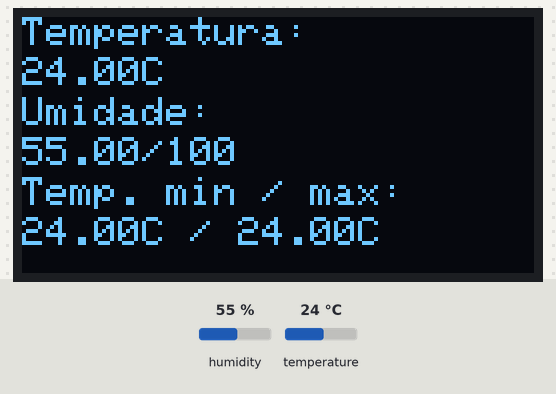
A sketch run on a simulated ESP32. Shown: 128×64 one-colour display. The test bench sets the inputs (shaded band); at power-on: humidity 55 %, temperature 24 °C. WiFi joins after 1.5 s; servers stay silent unless stated; no MQTT or app messages arrive unless stated; what the sketch prints to the serial monitor is not drawn.

Above: at 2.7 s.
2.8 s: humidity set to 22 %
At 7.3 s:
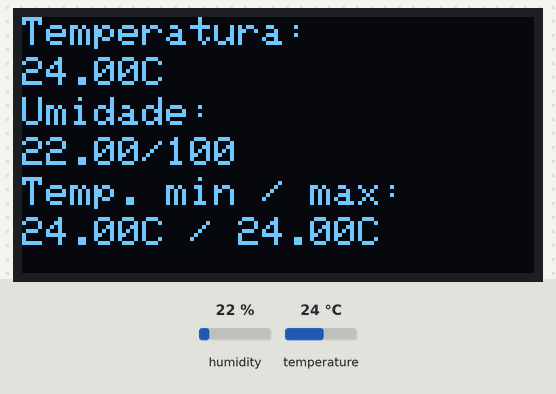
8.8 s: temperature set to 12 °C
At 13.2 s:
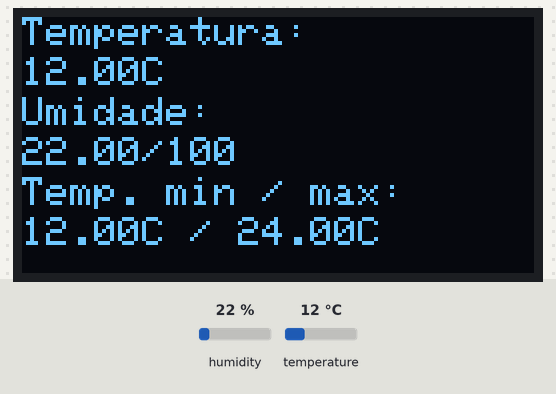
14.8 s: humidity set to 40 %
At 17.8 s:
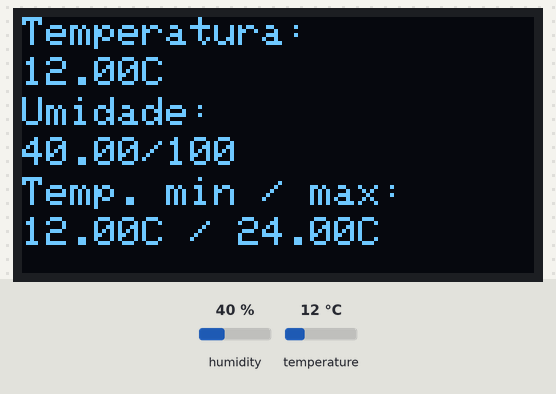
20.8 s: temperature set to 19 °C
Timing chart, 0 to 23.8 s (numbered marks = the images above; inputs shaded):
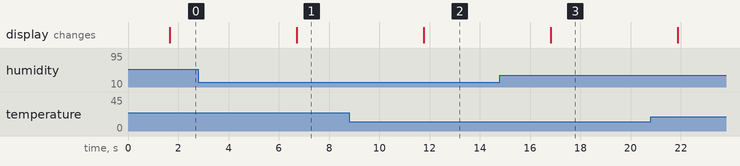

Measured:
- after the input at 2.8 s, the display: changes after 3.9 s (image 1)
- after the input at 8.8 s, the display: changes after 3.0 s (image 2)
- after the input at 14.8 s, the display: changes after 2.0 s (image 3)

The sketch:

leitura_temp_umid_mqtt.ino
```cpp
/*
* Projeto: medição local e via mqtt de temperatura e umidade
* Autor: Pedro Bertoleti
*/
#include <WiFi.h>
#include <DHT.h>
#include <Wire.h>
#include <Adafruit_GFX.h>
#include <Adafruit_SSD1306.h>
#include <PubSubClient.h>

/*
 * Defines do projeto
 */
/* GPIO do módulo WiFi LoRa 32(V2) que o pino de comunicação do sensor está ligado. */
#define DHTPIN    13 /* (GPIO 13) */

/* Endereço I2C do display */
#define OLED_ADDR 0x3c

/* distancia, em pixels, de cada linha em relacao ao topo do display */
#define OLED_LINE1 0
#define OLED_LINE2 10
#define OLED_LINE3 20
#define OLED_LINE4 30
#define OLED_LINE5 40
#define OLED_LINE6 50

/* Configuração da resolucao do display (este modulo possui display 128x64) */
#define SCREEN_WIDTH 128
#define SCREEN_HEIGHT 64

/*
A biblioteca serve para os sensores DHT11, DHT22 e DHT21.
No nosso caso, usaremos o DHT22, porém se você desejar utilizar
algum dos outros disponíveis, basta descomentar a linha correspondente.
*/
//#define DHTTYPE DHT11   // DHT 11
#define DHTTYPE DHT22   // DHT 22  (AM2302), AM2321
//#define DHTTYPE DHT21   // DHT 21 (AM2301)

/* defines de id mqtt e tópicos para publicação e subscribe */
#define TOPICO_PUBLISH   "MQTTINCBTempUmid"    /*tópico MQTT de envio de informações para Broker
                                                 IMPORTANTE: recomenda-se fortemente alterar os nomes
                                                             desses tópicos. Caso contrário, há grandes
                                                             chances de você controlar e monitorar o módulo
                                                             de outra pessoa (pois o broker utilizado contém
                                                             dispositivos do mundo todo). Altere-o para algo
                                                             o mais único possível para você. */

#define ID_MQTT  "INCBTempUmid"     /* id mqtt (para identificação de sessão)
                                       IMPORTANTE: este deve ser único no broker (ou seja,
                                                   se um client MQTT tentar entrar com o mesmo
                                                   id de outro já conectado ao broker, o broker
                                                   irá fechar a conexão de um deles). Pelo fato
                                                   do broker utilizado conter  dispositivos do mundo
                                                   todo, recomenda-se fortemente que seja alterado
                                                   para algo o mais único possível para você.*/


/* Constantes */
const char* SSID = " "; // coloque aqui o SSID / nome da rede WI-FI que deseja se conectar
const char* PASSWORD = " "; // coloque aqui a senha da rede WI-FI que deseja se conectar

const char* BROKER_MQTT = "iot.eclipse.org"; //URL do broker MQTT que se deseja utilizar
int BROKER_PORT = 1883; // Porta do Broker MQTT

/* Variáveis e objetos globais*/
WiFiClient espClient; // Cria o objeto espClient
PubSubClient MQTT(espClient); // Instancia o Cliente MQTT passando o objeto espClient


/*
 * Variáveis e objetos globais
 */
/* objeto para comunicação com sensor DHT22 */
DHT dht(DHTPIN, DHTTYPE);

/* objeto do display */
Adafruit_SSD1306 display(SCREEN_WIDTH, SCREEN_HEIGHT, &Wire, 16);

/* variáveis que armazenam os valores máximo e mínimo de temperatura registrados. */
float temperatura_max;
float temperatura_min;

/* prototypes */
void atualiza_temperatura_max_e_minima(float temp_lida);
void envia_medicoes_para_serial(float temp_lida, float umid_lida);
void escreve_temperatura_umidade_display(float temp_lida, float umid_lida);
void init_wifi(void);
void init_MQTT(void);
void reconnect_wifi(void);
void reconnect_MQTT(void);
void verifica_conexoes_wifi_e_MQTT(void);
void envia_informacoes_por_mqtt(float temp_lida, float umid_lida);

/*
 * Implementações
 */

/* Função: inicializa e conecta-se na rede WI-FI desejada
 * Parâmetros: nenhum
 *Retorno: nenhum
*/
void init_wifi(void)
{
    delay(10);
    Serial.println("------Conexao WI-FI------");
    Serial.print("Conectando-se na rede: ");
    Serial.println(SSID);
    Serial.println("Aguarde");
    reconnect_wifi();
}

/* Função: inicializa parâmetros de conexão MQTT(endereço do broker e porta)
 * Parâmetros: nenhum
 * Retorno: nenhum
*/
void init_MQTT(void)
{
    //informa qual broker e porta deve ser conectado
    MQTT.setServer(BROKER_MQTT, BROKER_PORT);
}

/* Função: reconecta-se ao broker MQTT (caso ainda não esteja conectado ou em caso de a conexão cair)
 *         em caso de sucesso na conexão ou reconexão, o subscribe dos tópicos é refeito.
 * Parâmetros: nenhum
 * Retorno: nenhum
*/
void reconnect_MQTT(void)
{
    while (!MQTT.connected())
    {
        Serial.print("* Tentando se conectar ao Broker MQTT: ");
        Serial.println(BROKER_MQTT);
        if (MQTT.connect(ID_MQTT))
            Serial.println("Conectado com sucesso ao broker MQTT!");
        else
        {
            Serial.println("Falha ao reconectar no broker.");
            Serial.println("Havera nova tentatica de conexao em 2s");
            delay(2000);
        }
    }
}

/* Função: reconecta-se ao WiFi
 * Parâmetros: nenhum
 * Retorno: nenhum
*/
void reconnect_wifi(void)
{
    /* se já está conectado a rede WI-FI, nada é feito.
       Caso contrário, são efetuadas tentativas de conexão */
    if (WiFi.status() == WL_CONNECTED)
        return;

    WiFi.begin(SSID, PASSWORD); // Conecta na rede WI-FI

    while (WiFi.status() != WL_CONNECTED)
    {
        delay(100);
        Serial.print(".");
    }

    Serial.println();
    Serial.print("Conectado com sucesso na rede ");
    Serial.print(SSID);
    Serial.println("IP obtido: ");
    Serial.println(WiFi.localIP());
}

/* Função: verifica o estado das conexões WiFI e ao broker MQTT.
 *         Em caso de desconexão (qualquer uma das duas), a conexão
 *        é refeita.
 * Parâmetros: nenhum
 * Retorno: nenhum
*/
void verifica_conexoes_wifi_e_MQTT(void)
{
    /* se não há conexão com o WiFI, a conexão é refeita */
    reconnect_wifi();

    /* se não há conexão com o Broker, a conexão é refeita  */
    if (!MQTT.connected())
        reconnect_MQTT();
}


/* Função: verifica se os valores de temperatura máxima e mínima devem ser atualizados
 * Parâmetros: temperatura lida
 * Retorno: nenhum
 */
void atualiza_temperatura_max_e_minima(float temp_lida)
{
  if (temp_lida > temperatura_max)
    temperatura_max = temp_lida;

  if (temp_lida < temperatura_min)
    temperatura_min = temp_lida;
}

/* Função: envia, na forma de mensagens textuais, as medições para a serial
 * Parâmetros: - Temperatura lida
 *             - Umidade relativa do ar lida
 *             - Máxima temperatura registrada
 *             - Mínima temperatura registrada
 * Retorno: nenhum
*/
void envia_medicoes_para_serial(float temp_lida, float umid_lida)
{
  char mensagem[200];
  char i;

  /* pula 80 linhas, de forma que no monitor serial seja exibida somente as mensagens atuais (impressao de refresh de tela) */
  for(i=0; i<80; i++)
      Serial.println(" ");

  /* constrói mensagens e as envia */
  /* - temperatura atual */
  memset(mensagem,0,sizeof(mensagem));
  sprintf(mensagem,"- Temperatura: %.2f C", temp_lida);
  Serial.println(mensagem);

  //- umidade relativa do ar atual
  memset(mensagem,0,sizeof(mensagem));
  sprintf(mensagem,"- Umidade atual: %.2f/100",umid_lida);
  Serial.println(mensagem);

  //- temperatura maxima
  memset(mensagem,0,sizeof(mensagem));
  sprintf(mensagem,"- Temperatura maxima: %.2f C", temperatura_max);
  Serial.println(mensagem);

  //- temperatura minima
  memset(mensagem,0,sizeof(mensagem));
  sprintf(mensagem,"- Temperatura minima: %.2f C", temperatura_min);
  Serial.println(mensagem);
}

/* Função: escreve no display OLED a temperatura e umidade lidas, assim como as temperaturas máxima e mínima
 * Parâmetros: - Temperatura lida
 *             - Umidade relativa do ar lida
 * Retorno: nenhum
*/
void escreve_temperatura_umidade_display(float temp_lida, float umid_lida)
{
    char str_temp[10] = {0};
    char str_umid[10] = {0};
    char str_temp_max_min[20] = {0};

    /* formata para o display as strings de temperatura e umidade */
    sprintf(str_temp, "%.2fC", temp_lida);
    sprintf(str_umid, "%.2f/100", umid_lida);
    sprintf(str_temp_max_min, "%.2fC / %.2fC", temperatura_min, temperatura_max);

    display.clearDisplay();
    display.setCursor(0, OLED_LINE1);
    display.println("Temperatura:");
    display.setCursor(0, OLED_LINE2);
    display.println(str_temp);
    display.setCursor(0, OLED_LINE3);
    display.println("Umidade:");
    display.setCursor(0, OLED_LINE4);
    display.print(str_umid);
    display.setCursor(0, OLED_LINE5);
    display.println("Temp. min / max:");
    display.setCursor(0, OLED_LINE6);
    display.print(str_temp_max_min);
    display.display();
}

/*
 * Função: envia por MQTT as informações de temperatura e umidade lidas, assim como as temperaturas máxima e mínima
 * Parâmetros: - Temperatura lida
 *             - Umidade relativa do ar lida
 * Retorno: nenhum
 */
void envia_informacoes_por_mqtt(float temp_lida, float umid_lida)
{
  char mensagem_MQTT[200] = {0};

  //constrói mensagens e as envia
  //- temperatura atual
  sprintf(mensagem_MQTT,"Temperatura: %.2f C, Umidade atual: %.2f/100, Temperatura maxima: %.2f C, Temperatura minima: %.2f C", temp_lida,
                                                                                                                              umid_lida,
                                                                                                                              temperatura_max,
                                                                                                                              temperatura_min);

  MQTT.publish(TOPICO_PUBLISH, mensagem_MQTT);

}

void setup() {
  /* configura comunicação serial (para enviar mensgens com as medições)
   e inicializa comunicação com o sensor.
   */
  Serial.begin(115200);
  dht.begin();

  /* inicializa temperaturas máxima e mínima com a leitura inicial do sensor */
  temperatura_max = dht.readTemperature();
  temperatura_min = temperatura_max;

   /* inicializa display OLED */
   Wire.begin(4, 15);

   if(!display.begin(SSD1306_SWITCHCAPVCC, OLED_ADDR))
       Serial.println("Display OLED: falha ao inicializar");
   else
   {
       Serial.println("Display OLED: inicializacao ok");

       /* Limpa display e configura tamanho de fonte */
       display.clearDisplay();
       display.setTextSize(1);
       display.setTextColor(WHITE);
   }

  /* inicializações do WI-FI e MQTT */
  init_wifi();
  init_MQTT();
}

/*
 * Programa principal
 */
void loop() {
  float temperatura_lida;
  float umidade_lida;

  /* Verifica se as conexões MQTT e wi-fi estão ativas
     Se alguma delas não estiver ativa, a reconexão é feita */
  verifica_conexoes_wifi_e_MQTT();

  /* Faz a leitura de temperatura e umidade do sensor */
  temperatura_lida = dht.readTemperature();
  umidade_lida = dht.readHumidity();

  /* se houve falha na leitura do sensor, escreve mensagem de erro na serial */
  if ( isnan(temperatura_lida) || isnan(umidade_lida) )
    Serial.println("Erro ao ler sensor DHT22!");
  else
  {
    /*Se a leitura foi bem sucedida, ocorre o seguinte:
       - Os valores mínimos e máximos são verificados e comparados à medição atual de temperatura
         se a temperatura atual for menor que a mínima ou maior que a máxima até então
         registrada, os limites máximo ou mínimo são atualizados.
       - As medições (temperatura, umidade, máxima temperatura e mínima temperatura) são
         enviados pela serial na forma de mensagem textual. Tais mensagens podem ser vistas
         no monitor serial.
       - As medições (temperatura, umidade, máxima temperatura e mínima temperatura) são
         escritas no display OLED
       - As medições (temperatura, umidade, máxima temperatura e mínima temperatura) são
         enviadas por MQTT
     */
    atualiza_temperatura_max_e_minima(temperatura_lida);
    envia_medicoes_para_serial(temperatura_lida, umidade_lida);
    escreve_temperatura_umidade_display(temperatura_lida, umidade_lida);
    envia_informacoes_por_mqtt(temperatura_lida, umidade_lida);
  }

  /* Faz o keep-alive do MQTT */
  MQTT.loop();

  /* espera cinco segundos até a próxima leitura  */
  delay(5000);
}
```
